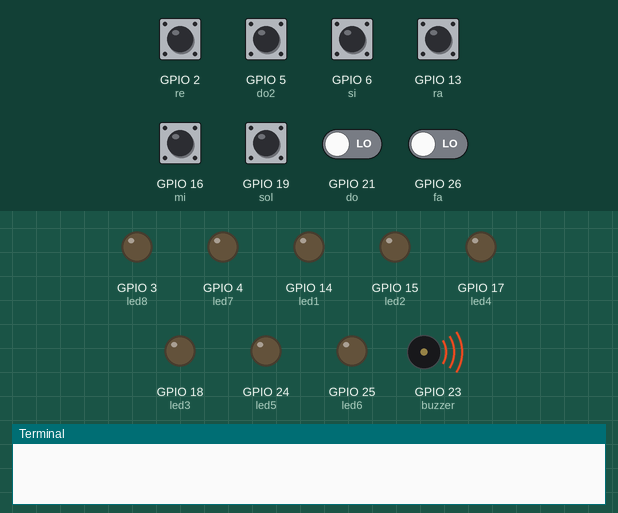
Simulated run of this program. Board: Raspberry Pi (BCM pin numbers). On the bench: output pins drawn as LEDs (lit = HIGH), buzzer (waves = sounding), the last lines printed to the terminal. The test bench sets the inputs (shaded band); at power-on: GPIO 2 (re), GPIO 5 (do2), GPIO 6 (si), GPIO 13 (ra), GPIO 16 (mi), GPIO 19 (sol), GPIO 21 (do), GPIO 26 (fa) LOW.

Above: at 1.2 s.
1.3 s: GPIO 2 (re) pulled HIGH for 0.15 s
At 1.6 s:
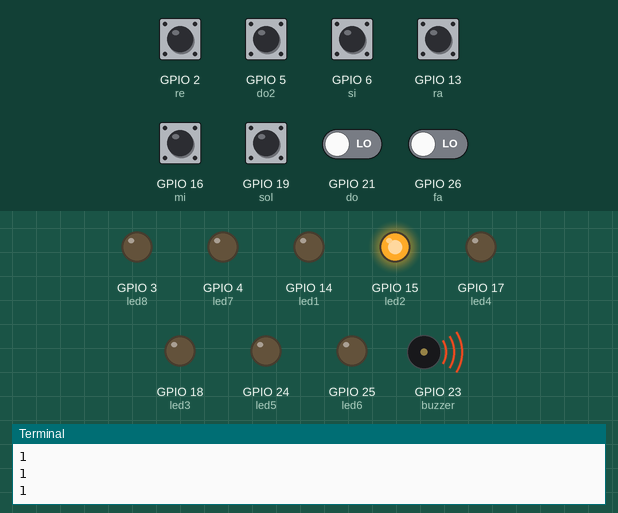
2.9 s: GPIO 5 (do2) pulled HIGH for 0.15 s
At 2.97 s:
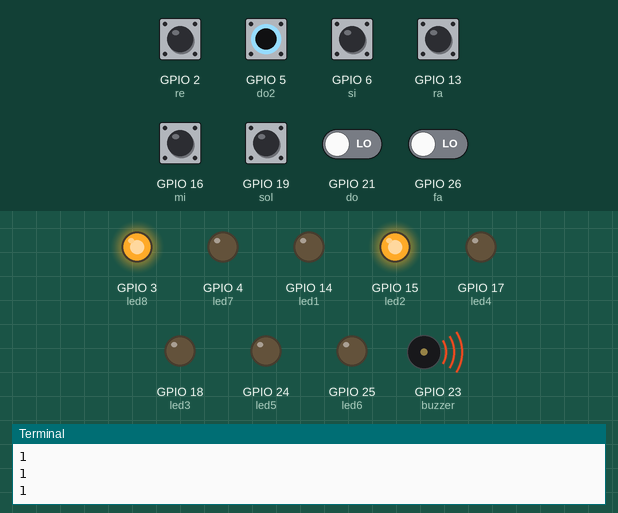
4.5 s: GPIO 6 (si) pulled HIGH for 0.15 s
At 5.2 s:
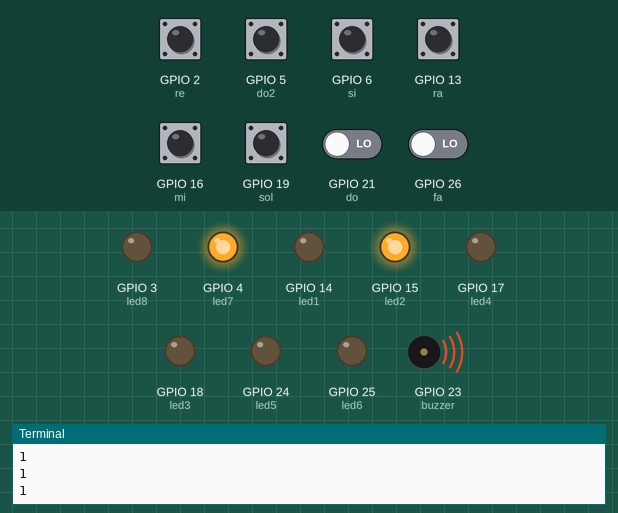
6.1 s: GPIO 13 (ra) pulled HIGH for 0.15 s
At 6.4 s:
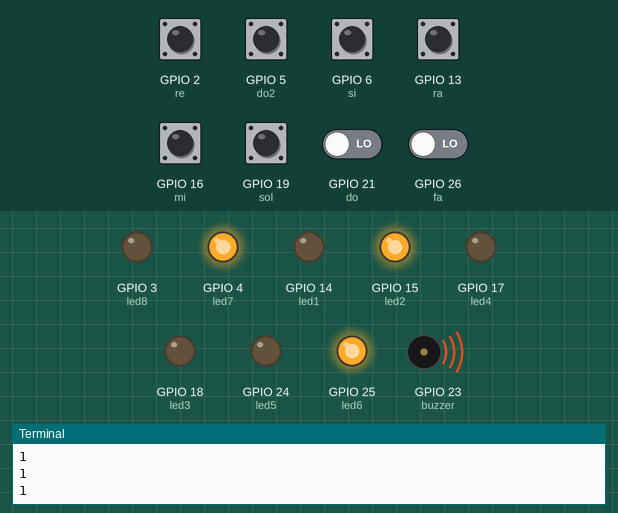
7.7 s: GPIO 16 (mi) pulled HIGH for 0.15 s
At 7.77 s:
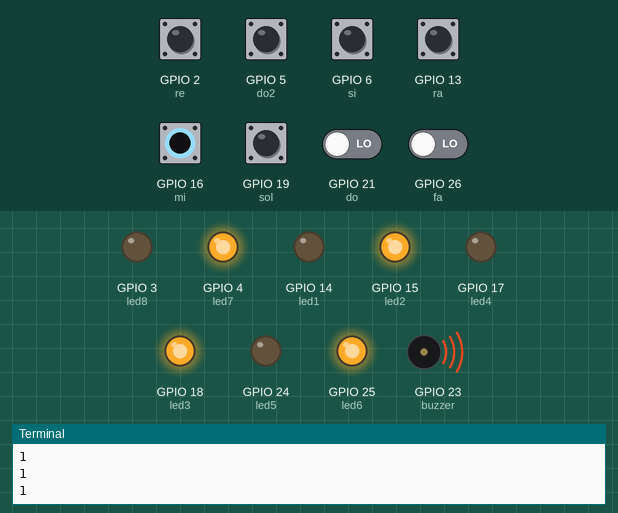
9.3 s: GPIO 19 (sol) pulled HIGH for 0.15 s
At 10.1 s:
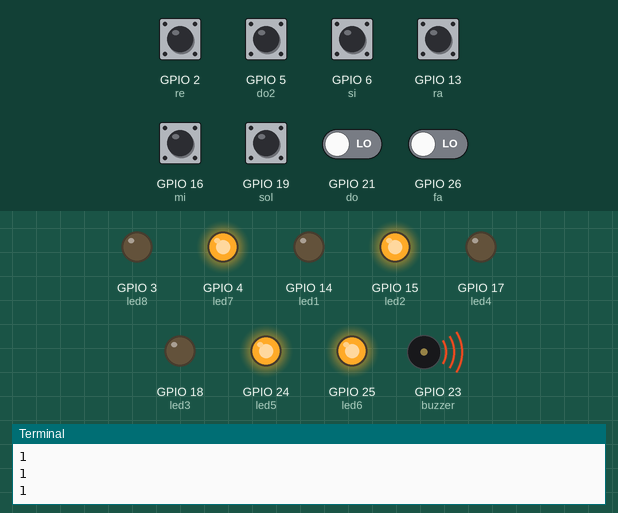
Timing chart, 0 to 11.9 s (numbered marks = the images above; inputs shaded):
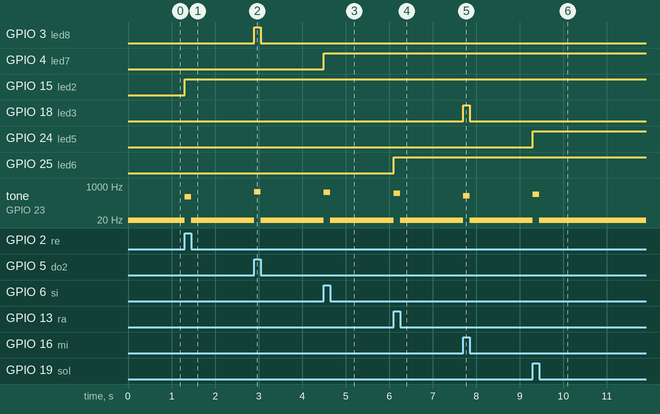

The program:

Beautiful.py
```python
import RPi.GPIO as GPIO
import time
GPIO.setwarnings(False)
GPIO.setmode(GPIO.BCM)

led1 = 14
led2 = 15
led3 = 18
led4 = 17
led5 = 24
led6 = 25
led7 = 4
led8 = 3
buzzer = 23
do = 21
re = 2
mi = 16
fa = 26
sol = 19
ra = 13
si = 6
do2 = 5
scale = [261,294,329,349,392,440,493,523,1]
GPIO.setup(buzzer,GPIO.OUT)
#불확실 코드
GPIO.setup(led1, GPIO.OUT)
GPIO.setup(led2, GPIO.OUT)
GPIO.setup(led3, GPIO.OUT)
GPIO.setup(led4, GPIO.OUT)
GPIO.setup(led5, GPIO.OUT)
GPIO.setup(led6, GPIO.OUT)
GPIO.setup(led7, GPIO.OUT)
GPIO.setup(led8, GPIO.OUT)
GPIO.setup(do, GPIO.IN, pull_up_down = GPIO.PUD_DOWN)
GPIO.setup(re, GPIO.IN, pull_up_down = GPIO.PUD_DOWN)
GPIO.setup(mi, GPIO.IN, pull_up_down = GPIO.PUD_DOWN)
GPIO.setup(fa, GPIO.IN, pull_up_down = GPIO.PUD_DOWN)
GPIO.setup(sol, GPIO.IN, pull_up_down = GPIO.PUD_DOWN)
GPIO.setup(ra, GPIO.IN, pull_up_down = GPIO.PUD_DOWN)
GPIO.setup(si, GPIO.IN, pull_up_down = GPIO.PUD_DOWN)
GPIO.setup(do2, GPIO.IN, pull_up_down = GPIO.PUD_DOWN)
#불확실 코드

p = GPIO.PWM(buzzer,600)

p.start(10)

try:
    while True:
        if GPIO.input(do) == GPIO.HIGH :
            p.ChangeFrequency(scale[0])
            val = GPIO.input(do)
            print(val)
            GPIO.output(led1, val)

        elif GPIO.input(re) == GPIO.HIGH :
            p.ChangeFrequency(scale[1])
            val = GPIO.input(re)
            print(val)
            GPIO.output(led2, val)

        elif GPIO.input(mi) == GPIO.HIGH :
            p.ChangeFrequency(scale[2])
            val = GPIO.input(mi)
            print(val)
            GPIO.output(led3, val)

        elif GPIO.input(fa) == GPIO.HIGH :
            p.ChangeFrequency(scale[3])
            val = GPIO.input(fa)
            print(val)
            GPIO.output(led4, val)

        elif GPIO.input(sol) == GPIO.HIGH :
            p.ChangeFrequency(scale[4])
            val = GPIO.input(sol)
            print(val)
            GPIO.output(led5, val)

        elif GPIO.input(ra) == GPIO.HIGH :
            p.ChangeFrequency(scale[5])
            val = GPIO.input(ra)
            print(val)
            GPIO.output(led6, val)

        elif GPIO.input(si) == GPIO.HIGH :
            p.ChangeFrequency(scale[6])
            val = GPIO.input(si)
            print(val)
            GPIO.output(led7, val)

        elif GPIO.input(do2) == GPIO.HIGH :
            p.ChangeFrequency(scale[7])
            val = GPIO.input(do2)
            print(val)
            GPIO.output(led8, val)

        else :
            p.ChangeFrequency(scale[8])

        #불확실


finally:
    p.stop()
    GPIO.cleanup()
```

Measured:
- after the input at 1.3 s, GPIO 15 (led2): LOW → HIGH at once; tone on GPIO 23 (buzzer): 1 Hz → 294 Hz at once, → 1 Hz 0.15 s later
- after the input at 2.9 s, GPIO 3 (led8): LOW → HIGH at once, → LOW 0.15 s later; tone on GPIO 23 (buzzer): 1 Hz → 523 Hz at once, → 1 Hz 0.15 s later
- after the input at 4.5 s, GPIO 4 (led7): LOW → HIGH at once; tone on GPIO 23 (buzzer): 1 Hz → 493 Hz at once, → 1 Hz 0.15 s later
- after the input at 6.1 s, GPIO 25 (led6): LOW → HIGH at once; tone on GPIO 23 (buzzer): 1 Hz → 440 Hz at once, → 1 Hz 0.15 s later
- after the input at 7.7 s, GPIO 18 (led3): LOW → HIGH at once, → LOW 0.15 s later; tone on GPIO 23 (buzzer): 1 Hz → 329 Hz at once, → 1 Hz 0.15 s later
- after the input at 9.3 s, GPIO 24 (led5): LOW → HIGH at once; tone on GPIO 23 (buzzer): 1 Hz → 392 Hz at once, → 1 Hz 0.15 s later
